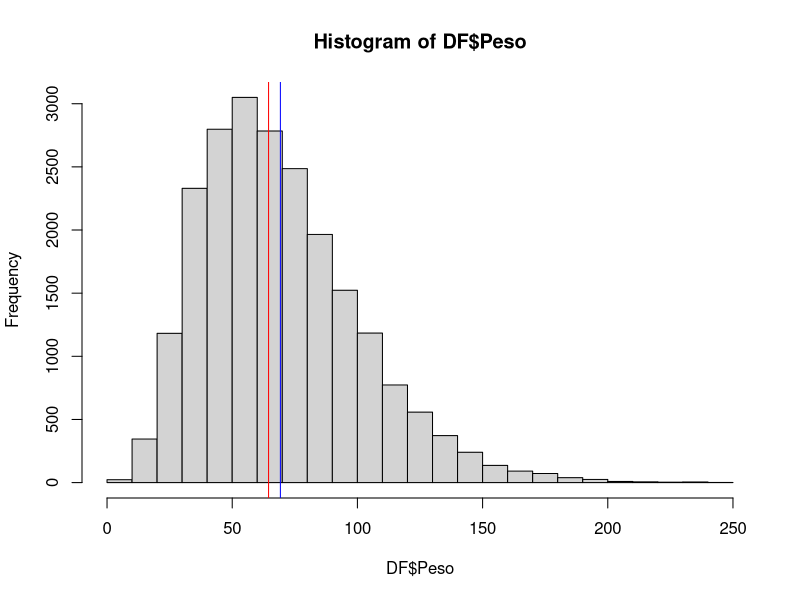
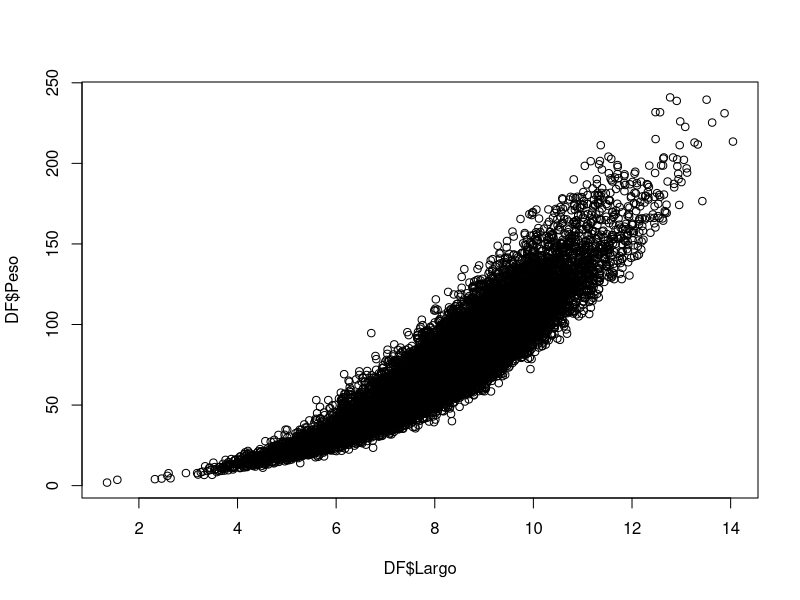

Write the R code that produced these figures, in order. (Note: this script raises an error after producing the figures.)
## ---- chunk 1
library(readr)
library(dplyr)
## ---- chunk 2
DF <- read_csv("Anchoveta_07_17.csv")
## ---- chunk 3
redo <- function(x){return (round(x,digits=2))}
## ---- chunk 4
table(DF$Barco)/100
## ---- chunk 5
redo(mean(table(DF$Barco)/100))
## ---- chunk 6
sort(table(DF$Barco)/100)
## ---- chunk 7
which.max((table(DF$Barco)/100))
## ---- chunk 8
(table(DF$Barco)/100)[(table(DF$Barco)/100) == max(table(DF$Barco)/100)]
## ---- chunk 9
range((table(DF$Barco)/100))
## ---- chunk 10
redo(table(DF$Sexo)/sum(table(DF$Sexo))*100)
## ---- chunk 11
redo(table(DF$Estacion,DF$Sexo)/rowSums(table(DF$Estacion,DF$Sexo))*100)
## ---- chunk 12
redo(mean(DF$Largo))
## ---- chunk 13
redo(sd(DF$Largo))
## ---- chunk 14
redo(IQR(DF$Peso))
## ---- chunk 15
redo(diff(range(DF$Peso)))
## ---- chunk 16
hist(DF$Peso, breaks=30)
abline(v=c(median(DF$Peso), mean(DF$Peso)), col = c("red","blue"))
## ---- chunk 17
redo(sd(DF$Peso)/mean(DF$Peso))
## ---- chunk 18
plot(DF$Largo, DF$Peso)
## ---- chunk 19
i
